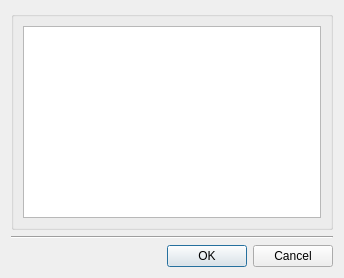
<?xml version="1.0" encoding="UTF-8"?>
<ui version="4.0">
 <class>dlg_nonvisual_controls</class>
 <widget class="QDialog" name="dlg_nonvisual_controls">
  <property name="geometry">
   <rect>
    <x>0</x>
    <y>0</y>
    <width>344</width>
    <height>278</height>
   </rect>
  </property>
  <property name="windowTitle">
   <string>Simple Controls Editor</string>
  </property>
  <layout class="QGridLayout" name="verticalLayout_4">
   <item row="2" column="0" colspan="2">
    <layout class="QHBoxLayout" name="horizontalLayout">
     <property name="sizeConstraint">
      <enum>QLayout::SetDefaultConstraint</enum>
     </property>
     <item>
      <spacer name="horizontalSpacer">
       <property name="orientation">
        <enum>Qt::Horizontal</enum>
       </property>
       <property name="sizeHint" stdset="0">
        <size>
         <width>40</width>
         <height>20</height>
        </size>
       </property>
      </spacer>
     </item>
     <item>
      <widget class="QPushButton" name="btn_accept">
       <property name="text">
        <string>OK</string>
       </property>
      </widget>
     </item>
     <item>
      <widget class="QPushButton" name="btn_cancel">
       <property name="text">
        <string>Cancel</string>
       </property>
      </widget>
     </item>
    </layout>
   </item>
   <item row="1" column="0" colspan="2">
    <widget class="Line" name="line">
     <property name="orientation">
      <enum>Qt::Horizontal</enum>
     </property>
    </widget>
   </item>
   <item row="0" column="0" colspan="2">
    <widget class="QGroupBox" name="groupBox">
     <property name="sizePolicy">
      <sizepolicy hsizetype="Preferred" vsizetype="MinimumExpanding">
       <horstretch>0</horstretch>
       <verstretch>0</verstretch>
      </sizepolicy>
     </property>
     <property name="title">
      <string/>
     </property>
     <layout class="QGridLayout" name="gridLayout">
      <item row="0" column="0" colspan="2">
       <layout class="QGridLayout" name="gridLayout_3">
        <item row="0" column="0">
         <widget class="QTextEdit" name="txt_text"/>
        </item>
       </layout>
      </item>
     </layout>
    </widget>
   </item>
  </layout>
 </widget>
 <resources/>
 <connections/>
</ui>
